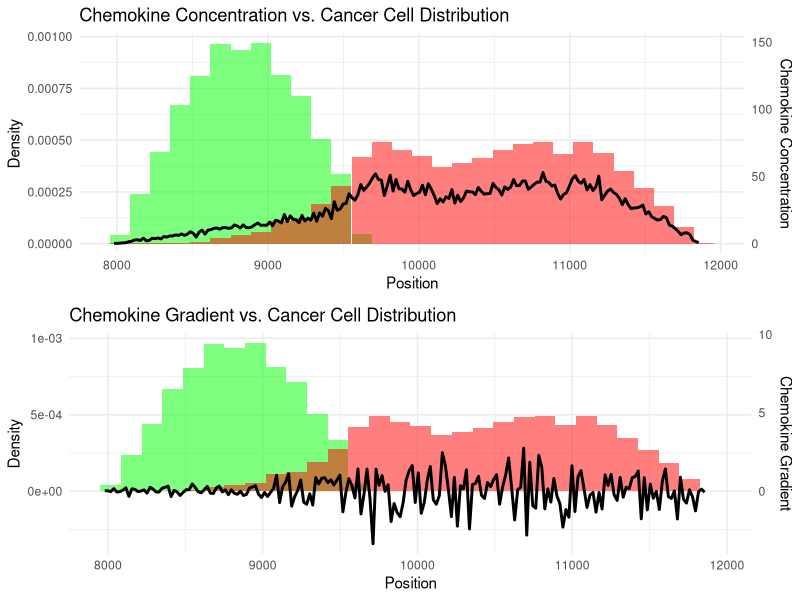

Write R code to recreate this figure.
# Load required libraries
library(ggplot2)
library(dplyr)
library(gridExtra)

# ========== 1) Load Data ==========
# Adjust file paths if necessary
yfp <- read.csv("2D_Data/10mm_tumor/YFP_1D_projected.csv", header = TRUE)
rfp <- read.csv("2D_Data/10mm_tumor/RFP_1D_projected.csv", header = TRUE)

# Label and assign heat values: YFP = 1, RFP = 2
yfp$Type <- "YFP"
rfp$Type <- "RFP"
yfp$heat <- 1
rfp$heat <- 4

# Combine the cancer cell data
cancer_df <- rbind(yfp, rfp)
cancer_positions <- cancer_df$x

# ========== 2) Set Parameters ==========
D <- 10     # Diffusion-related parameter
delta <- 1  # Decay-related parameter

# ========== 3) Define x-range ==========
b_min <- min(cancer_positions)
b_max <- max(cancer_positions)
x_seq <- seq(b_min, b_max, length.out = 200)

# ========== 4) Define Concentration & Gradient Functions ==========

# c(x) = 1 / (2 * sqrt(delta * D)) * sum_i [ M_i * exp(-sqrt(delta/D)*|x - x_i|) ]
compute_concentration <- function(x, positions, heats, D, delta) {
  prefactor <- 1 / (2 * sqrt(delta * D))
  inside_sum <- heats * exp(-sqrt(delta / D) * abs(x - positions))
  prefactor * sum(inside_sum)
}

# ∇c(x) = -1/(2D) * sum_i [ M_i * exp(-sqrt(delta/D)*|x - x_i|) * sgn(x - x_i) ]
compute_gradient <- function(x, positions, heats, D, delta) {
  prefactor <- -1 / (2 * D)
  inside_sum <- heats * exp(-sqrt(delta / D) * abs(x - positions)) * sign(x - positions)
  prefactor * sum(inside_sum)
}

# ========== 5) Compute Values Over x_seq ==========
concentration_values <- sapply(
  x_seq,
  compute_concentration,
  positions = cancer_positions,
  heats = cancer_df$heat,
  D = D,
  delta = delta
)

gradient_values <- sapply(
  x_seq,
  compute_gradient,
  positions = cancer_positions,
  heats = cancer_df$heat,
  D = D,
  delta = delta
)

# Convert to data frames for plotting
conc_df <- data.frame(x = x_seq, concentration = concentration_values)
grad_df <- data.frame(x = x_seq, gradient = gradient_values)

# ========== 6) Determine Scaling Factors ==========
# We'll match each curve's maximum to the histogram's maximum density.
dens <- density(cancer_positions)
max_density <- max(dens$y)

max_conc <- max(abs(concentration_values))
max_grad <- max(abs(gradient_values))

scale_factor_conc <- max_density / max_conc
scale_factor_grad <- max_density / max_grad

# ========== 7) Build Plots with ggplot2 ==========

# --- (A) Plot for Chemokine Concentration ---
p_conc <- ggplot() +
  # Histograms for YFP (blue) and RFP (red)
  geom_histogram(data = filter(cancer_df, Type == "YFP"),
                 aes(x = x, y = ..density..),
                 fill = "green", alpha = 0.5, bins = 30) +
  geom_histogram(data = filter(cancer_df, Type == "RFP"),
                 aes(x = x, y = ..density..),
                 fill = "red", alpha = 0.5, bins = 30) +
  # Overlay the scaled concentration
  geom_line(data = conc_df,
            aes(x = x, y = concentration * scale_factor_conc),
            color = "black", size = 1) +
  scale_y_continuous(name = "Density",
                     sec.axis = sec_axis(~ . / scale_factor_conc,
                                         name = "Chemokine Concentration")) +
  ggtitle("Chemokine Concentration vs. Cancer Cell Distribution") +
  xlab("Position") +
  theme_minimal()

# --- (B) Plot for Chemokine Gradient ---
p_grad <- ggplot() +
  # Histograms for YFP (blue) and RFP (red)
  geom_histogram(data = filter(cancer_df, Type == "YFP"),
                 aes(x = x, y = ..density..),
                 fill = "green", alpha = 0.5, bins = 30) +
  geom_histogram(data = filter(cancer_df, Type == "RFP"),
                 aes(x = x, y = ..density..),
                 fill = "red", alpha = 0.5, bins = 30) +
  # Overlay the scaled gradient
  geom_line(data = grad_df,
            aes(x = x, y = gradient * scale_factor_grad),
            color = "black", size = 1) +
  scale_y_continuous(name = "Density",
                     sec.axis = sec_axis(~ . / scale_factor_grad,
                                         name = "Chemokine Gradient")) +
  ggtitle("Chemokine Gradient vs. Cancer Cell Distribution") +
  xlab("Position") +
  theme_minimal()

# ========== 8) Arrange and Display Both Plots ==========
grid.arrange(p_conc, p_grad, nrow = 2)


